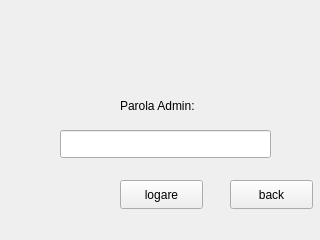
<?xml version="1.0" encoding="UTF-8"?>
<ui version="4.0">
 <class>LoginAdmin</class>
 <widget class="QWidget" name="LoginAdmin">
  <property name="geometry">
   <rect>
    <x>0</x>
    <y>0</y>
    <width>320</width>
    <height>240</height>
   </rect>
  </property>
  <property name="windowTitle">
   <string>Form</string>
  </property>
  <widget class="QLabel" name="label">
   <property name="geometry">
    <rect>
     <x>120</x>
     <y>80</y>
     <width>101</width>
     <height>51</height>
    </rect>
   </property>
   <property name="text">
    <string>Parola Admin:</string>
   </property>
  </widget>
  <widget class="QPushButton" name="log">
   <property name="geometry">
    <rect>
     <x>120</x>
     <y>180</y>
     <width>83</width>
     <height>29</height>
    </rect>
   </property>
   <property name="text">
    <string>logare</string>
   </property>
  </widget>
  <widget class="QLineEdit" name="adminpass">
   <property name="geometry">
    <rect>
     <x>60</x>
     <y>130</y>
     <width>211</width>
     <height>28</height>
    </rect>
   </property>
  </widget>
  <widget class="QPushButton" name="mainwind">
   <property name="geometry">
    <rect>
     <x>230</x>
     <y>180</y>
     <width>83</width>
     <height>29</height>
    </rect>
   </property>
   <property name="text">
    <string>back</string>
   </property>
  </widget>
 </widget>
 <resources/>
 <connections/>
</ui>
